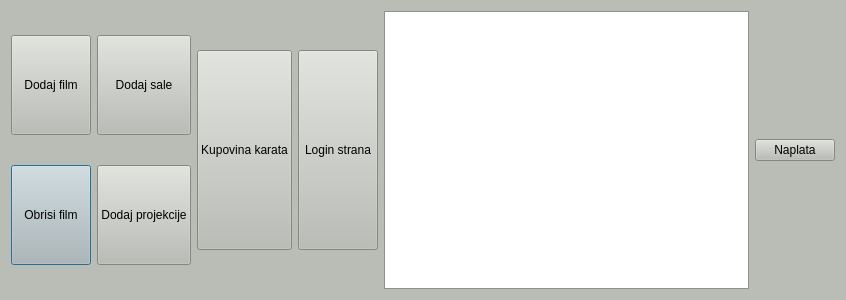
<?xml version="1.0" encoding="UTF-8"?>
<ui version="4.0">
 <class>EmployeeMenu</class>
 <widget class="QDialog" name="EmployeeMenu">
  <property name="geometry">
   <rect>
    <x>0</x>
    <y>0</y>
    <width>846</width>
    <height>300</height>
   </rect>
  </property>
  <property name="minimumSize">
   <size>
    <width>400</width>
    <height>300</height>
   </size>
  </property>
  <property name="maximumSize">
   <size>
    <width>1060</width>
    <height>560</height>
   </size>
  </property>
  <property name="palette">
   <palette>
    <active>
     <colorrole role="WindowText">
      <brush brushstyle="SolidPattern">
       <color alpha="255">
        <red>0</red>
        <green>0</green>
        <blue>0</blue>
       </color>
      </brush>
     </colorrole>
     <colorrole role="Button">
      <brush brushstyle="SolidPattern">
       <color alpha="255">
        <red>186</red>
        <green>189</green>
        <blue>182</blue>
       </color>
      </brush>
     </colorrole>
     <colorrole role="Light">
      <brush brushstyle="SolidPattern">
       <color alpha="255">
        <red>255</red>
        <green>255</green>
        <blue>255</blue>
       </color>
      </brush>
     </colorrole>
     <colorrole role="Midlight">
      <brush brushstyle="SolidPattern">
       <color alpha="255">
        <red>220</red>
        <green>222</green>
        <blue>218</blue>
       </color>
      </brush>
     </colorrole>
     <colorrole role="Dark">
      <brush brushstyle="SolidPattern">
       <color alpha="255">
        <red>93</red>
        <green>94</green>
        <blue>91</blue>
       </color>
      </brush>
     </colorrole>
     <colorrole role="Mid">
      <brush brushstyle="SolidPattern">
       <color alpha="255">
        <red>124</red>
        <green>126</green>
        <blue>121</blue>
       </color>
      </brush>
     </colorrole>
     <colorrole role="Text">
      <brush brushstyle="SolidPattern">
       <color alpha="255">
        <red>0</red>
        <green>0</green>
        <blue>0</blue>
       </color>
      </brush>
     </colorrole>
     <colorrole role="BrightText">
      <brush brushstyle="SolidPattern">
       <color alpha="255">
        <red>255</red>
        <green>255</green>
        <blue>255</blue>
       </color>
      </brush>
     </colorrole>
     <colorrole role="ButtonText">
      <brush brushstyle="SolidPattern">
       <color alpha="255">
        <red>0</red>
        <green>0</green>
        <blue>0</blue>
       </color>
      </brush>
     </colorrole>
     <colorrole role="Base">
      <brush brushstyle="SolidPattern">
       <color alpha="255">
        <red>255</red>
        <green>255</green>
        <blue>255</blue>
       </color>
      </brush>
     </colorrole>
     <colorrole role="Window">
      <brush brushstyle="SolidPattern">
       <color alpha="255">
        <red>186</red>
        <green>189</green>
        <blue>182</blue>
       </color>
      </brush>
     </colorrole>
     <colorrole role="Shadow">
      <brush brushstyle="SolidPattern">
       <color alpha="255">
        <red>0</red>
        <green>0</green>
        <blue>0</blue>
       </color>
      </brush>
     </colorrole>
     <colorrole role="AlternateBase">
      <brush brushstyle="SolidPattern">
       <color alpha="255">
        <red>220</red>
        <green>222</green>
        <blue>218</blue>
       </color>
      </brush>
     </colorrole>
     <colorrole role="ToolTipBase">
      <brush brushstyle="SolidPattern">
       <color alpha="255">
        <red>255</red>
        <green>255</green>
        <blue>220</blue>
       </color>
      </brush>
     </colorrole>
     <colorrole role="ToolTipText">
      <brush brushstyle="SolidPattern">
       <color alpha="255">
        <red>0</red>
        <green>0</green>
        <blue>0</blue>
       </color>
      </brush>
     </colorrole>
    </active>
    <inactive>
     <colorrole role="WindowText">
      <brush brushstyle="SolidPattern">
       <color alpha="255">
        <red>0</red>
        <green>0</green>
        <blue>0</blue>
       </color>
      </brush>
     </colorrole>
     <colorrole role="Button">
      <brush brushstyle="SolidPattern">
       <color alpha="255">
        <red>186</red>
        <green>189</green>
        <blue>182</blue>
       </color>
      </brush>
     </colorrole>
     <colorrole role="Light">
      <brush brushstyle="SolidPattern">
       <color alpha="255">
        <red>255</red>
        <green>255</green>
        <blue>255</blue>
       </color>
      </brush>
     </colorrole>
     <colorrole role="Midlight">
      <brush brushstyle="SolidPattern">
       <color alpha="255">
        <red>220</red>
        <green>222</green>
        <blue>218</blue>
       </color>
      </brush>
     </colorrole>
     <colorrole role="Dark">
      <brush brushstyle="SolidPattern">
       <color alpha="255">
        <red>93</red>
        <green>94</green>
        <blue>91</blue>
       </color>
      </brush>
     </colorrole>
     <colorrole role="Mid">
      <brush brushstyle="SolidPattern">
       <color alpha="255">
        <red>124</red>
        <green>126</green>
        <blue>121</blue>
       </color>
      </brush>
     </colorrole>
     <colorrole role="Text">
      <brush brushstyle="SolidPattern">
       <color alpha="255">
        <red>0</red>
        <green>0</green>
        <blue>0</blue>
       </color>
      </brush>
     </colorrole>
     <colorrole role="BrightText">
      <brush brushstyle="SolidPattern">
       <color alpha="255">
        <red>255</red>
        <green>255</green>
        <blue>255</blue>
       </color>
      </brush>
     </colorrole>
     <colorrole role="ButtonText">
      <brush brushstyle="SolidPattern">
       <color alpha="255">
        <red>0</red>
        <green>0</green>
        <blue>0</blue>
       </color>
      </brush>
     </colorrole>
     <colorrole role="Base">
      <brush brushstyle="SolidPattern">
       <color alpha="255">
        <red>255</red>
        <green>255</green>
        <blue>255</blue>
       </color>
      </brush>
     </colorrole>
     <colorrole role="Window">
      <brush brushstyle="SolidPattern">
       <color alpha="255">
        <red>186</red>
        <green>189</green>
        <blue>182</blue>
       </color>
      </brush>
     </colorrole>
     <colorrole role="Shadow">
      <brush brushstyle="SolidPattern">
       <color alpha="255">
        <red>0</red>
        <green>0</green>
        <blue>0</blue>
       </color>
      </brush>
     </colorrole>
     <colorrole role="AlternateBase">
      <brush brushstyle="SolidPattern">
       <color alpha="255">
        <red>220</red>
        <green>222</green>
        <blue>218</blue>
       </color>
      </brush>
     </colorrole>
     <colorrole role="ToolTipBase">
      <brush brushstyle="SolidPattern">
       <color alpha="255">
        <red>255</red>
        <green>255</green>
        <blue>220</blue>
       </color>
      </brush>
     </colorrole>
     <colorrole role="ToolTipText">
      <brush brushstyle="SolidPattern">
       <color alpha="255">
        <red>0</red>
        <green>0</green>
        <blue>0</blue>
       </color>
      </brush>
     </colorrole>
    </inactive>
    <disabled>
     <colorrole role="WindowText">
      <brush brushstyle="SolidPattern">
       <color alpha="255">
        <red>93</red>
        <green>94</green>
        <blue>91</blue>
       </color>
      </brush>
     </colorrole>
     <colorrole role="Button">
      <brush brushstyle="SolidPattern">
       <color alpha="255">
        <red>186</red>
        <green>189</green>
        <blue>182</blue>
       </color>
      </brush>
     </colorrole>
     <colorrole role="Light">
      <brush brushstyle="SolidPattern">
       <color alpha="255">
        <red>255</red>
        <green>255</green>
        <blue>255</blue>
       </color>
      </brush>
     </colorrole>
     <colorrole role="Midlight">
      <brush brushstyle="SolidPattern">
       <color alpha="255">
        <red>220</red>
        <green>222</green>
        <blue>218</blue>
       </color>
      </brush>
     </colorrole>
     <colorrole role="Dark">
      <brush brushstyle="SolidPattern">
       <color alpha="255">
        <red>93</red>
        <green>94</green>
        <blue>91</blue>
       </color>
      </brush>
     </colorrole>
     <colorrole role="Mid">
      <brush brushstyle="SolidPattern">
       <color alpha="255">
        <red>124</red>
        <green>126</green>
        <blue>121</blue>
       </color>
      </brush>
     </colorrole>
     <colorrole role="Text">
      <brush brushstyle="SolidPattern">
       <color alpha="255">
        <red>93</red>
        <green>94</green>
        <blue>91</blue>
       </color>
      </brush>
     </colorrole>
     <colorrole role="BrightText">
      <brush brushstyle="SolidPattern">
       <color alpha="255">
        <red>255</red>
        <green>255</green>
        <blue>255</blue>
       </color>
      </brush>
     </colorrole>
     <colorrole role="ButtonText">
      <brush brushstyle="SolidPattern">
       <color alpha="255">
        <red>93</red>
        <green>94</green>
        <blue>91</blue>
       </color>
      </brush>
     </colorrole>
     <colorrole role="Base">
      <brush brushstyle="SolidPattern">
       <color alpha="255">
        <red>186</red>
        <green>189</green>
        <blue>182</blue>
       </color>
      </brush>
     </colorrole>
     <colorrole role="Window">
      <brush brushstyle="SolidPattern">
       <color alpha="255">
        <red>186</red>
        <green>189</green>
        <blue>182</blue>
       </color>
      </brush>
     </colorrole>
     <colorrole role="Shadow">
      <brush brushstyle="SolidPattern">
       <color alpha="255">
        <red>0</red>
        <green>0</green>
        <blue>0</blue>
       </color>
      </brush>
     </colorrole>
     <colorrole role="AlternateBase">
      <brush brushstyle="SolidPattern">
       <color alpha="255">
        <red>186</red>
        <green>189</green>
        <blue>182</blue>
       </color>
      </brush>
     </colorrole>
     <colorrole role="ToolTipBase">
      <brush brushstyle="SolidPattern">
       <color alpha="255">
        <red>255</red>
        <green>255</green>
        <blue>220</blue>
       </color>
      </brush>
     </colorrole>
     <colorrole role="ToolTipText">
      <brush brushstyle="SolidPattern">
       <color alpha="255">
        <red>0</red>
        <green>0</green>
        <blue>0</blue>
       </color>
      </brush>
     </colorrole>
    </disabled>
   </palette>
  </property>
  <property name="windowTitle">
   <string>Meni za zaposlene</string>
  </property>
  <layout class="QGridLayout" name="gridLayout">
   <item row="0" column="0">
    <layout class="QGridLayout" name="gridLayout_2">
     <property name="sizeConstraint">
      <enum>QLayout::SetFixedSize</enum>
     </property>
     <item row="1" column="0">
      <widget class="QPushButton" name="pushButton_DeleteMovie">
       <property name="minimumSize">
        <size>
         <width>0</width>
         <height>100</height>
        </size>
       </property>
       <property name="text">
        <string>Obrisi film</string>
       </property>
      </widget>
     </item>
     <item row="0" column="0">
      <widget class="QPushButton" name="pushButton_AddMovie">
       <property name="minimumSize">
        <size>
         <width>0</width>
         <height>100</height>
        </size>
       </property>
       <property name="text">
        <string>Dodaj film</string>
       </property>
      </widget>
     </item>
    </layout>
   </item>
   <item row="0" column="2">
    <widget class="QPushButton" name="pushButton_Repertoire">
     <property name="sizePolicy">
      <sizepolicy hsizetype="Fixed" vsizetype="Fixed">
       <horstretch>0</horstretch>
       <verstretch>0</verstretch>
      </sizepolicy>
     </property>
     <property name="minimumSize">
      <size>
       <width>0</width>
       <height>200</height>
      </size>
     </property>
     <property name="text">
      <string>Kupovina karata</string>
     </property>
    </widget>
   </item>
   <item row="0" column="3">
    <widget class="QPushButton" name="pushButton_Login">
     <property name="minimumSize">
      <size>
       <width>0</width>
       <height>200</height>
      </size>
     </property>
     <property name="text">
      <string>Login strana</string>
     </property>
    </widget>
   </item>
   <item row="0" column="4">
    <widget class="QTableWidget" name="tableWidget">
     <attribute name="horizontalHeaderDefaultSectionSize">
      <number>75</number>
     </attribute>
    </widget>
   </item>
   <item row="0" column="1">
    <layout class="QVBoxLayout" name="verticalLayout_2">
     <property name="sizeConstraint">
      <enum>QLayout::SetFixedSize</enum>
     </property>
     <item>
      <widget class="QPushButton" name="pushButton_AddHall">
       <property name="minimumSize">
        <size>
         <width>0</width>
         <height>100</height>
        </size>
       </property>
       <property name="text">
        <string>Dodaj sale</string>
       </property>
      </widget>
     </item>
     <item>
      <widget class="QPushButton" name="pushButton_AddProjections">
       <property name="minimumSize">
        <size>
         <width>0</width>
         <height>100</height>
        </size>
       </property>
       <property name="text">
        <string>Dodaj projekcije</string>
       </property>
      </widget>
     </item>
    </layout>
   </item>
   <item row="0" column="5">
    <widget class="QPushButton" name="pushButton_Confirm">
     <property name="text">
      <string>Naplata</string>
     </property>
    </widget>
   </item>
  </layout>
 </widget>
 <resources/>
 <connections/>
</ui>
